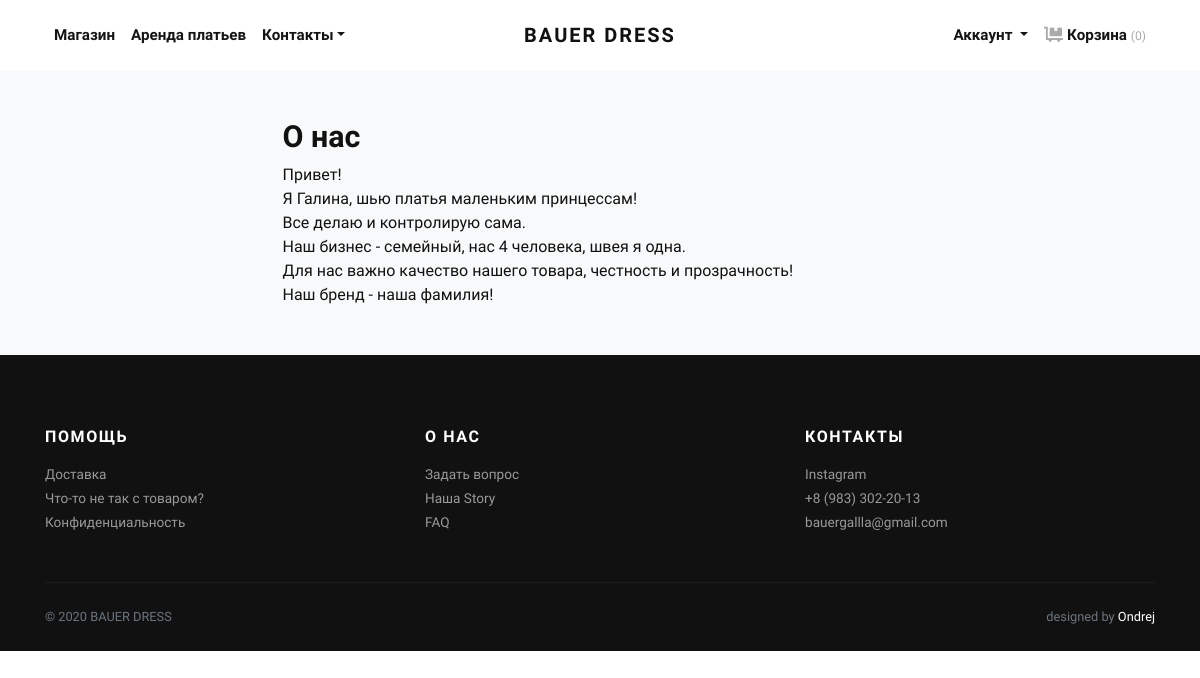
Page /info/about/ on the committed database.
### information/models.py (models this page shows, shortened)
class About(models.Model):
	title = models.CharField(max_length=200, blank=False, verbose_name='Заголовок')
	content = RichTextField(blank=False, verbose_name='Контент')
	class Meta:
		verbose_name = "о нас"
		verbose_name_plural = "о нас"

### information/views.py (the view)
# urls.py: path('about/', views.about, name='about'),
def about(request):
	about = About.objects.filter(title__isnull=False, content__isnull=False).last()
	return render(request, 'information/about.html', {"about": about})

### cart/cart.py (called while the page is built)
	def __len__(self):
		return sum(item['quantity'] for item in self.cart.values())

### cart/context_processors.py (called while the page is built)
def cart(request):
    return {'cart': Cart(request)}

### information/context_processors.py (called while the page is built)
def categories(request):
    return {
       'categories': Category.objects.all(),
    }

### wishlist/context_processors.py (called while the page is built)
def wishlist(request):
	if request.user.is_authenticated:
		try:
			wishlist = Wishlist.objects.get(user=request.user)
		except ObjectDoesNotExist:
			wishlist = Wishlist.objects.create(user=request.user)
		return {'wishlist': wishlist}
	else:
		return {'wishlist': None}

### information/templates/information/about.html (shortened to what this page needs)
{% extends 'shop/base.html' %}
{% block content %}
<main class="main-content-wrapper">
    <div class="error-area pt--90 pt-xl--70 pb--120 pb-xl--100 pb-lg--95 pb-sm--90">
        <div class="container">
            <div class="row justify-content-center">
                <div class="col-xl-7 col-lg-8 text-left">
                    <div class="information mt-5 mb-5">
                        {% autoescape off %}
                        <h2>{{ about.title }}</h2>
                        {{ about.content }}
                        {% endautoescape %}
                    </div>
                </div>
            </div>
        </div>
    </div>
</main>
{% endblock %}

### shop/static/shop/css/style.blue.css (style rules this page uses)
body { font-family: "Libre Franklin", sans-serif; font-size: 1rem; font-weight: 400; line-height: 1.5; color: #111111; background-color: #fff; }
h1, h2, h3, h4, h5, h6, .h1, .h2, .h3, .h4, .h5, .h6 { margin-bottom: 0.5rem; font-family: inherit; font-weight: 900; line-height: 1.2; color: inherit; }
h2, .h2 { font-size: 1.9rem; }

### rows in the picture
About: title "О нас", content "Привет! Я Галина, шью платья маленьким принцессам! Все делаю и контролирую сама. Наш бизнес - семейный, нас 4 человека, швея я одна. Для нас важно качество нашего товара, честность и прозрачность! Наш бренд - наша фамилия!"
